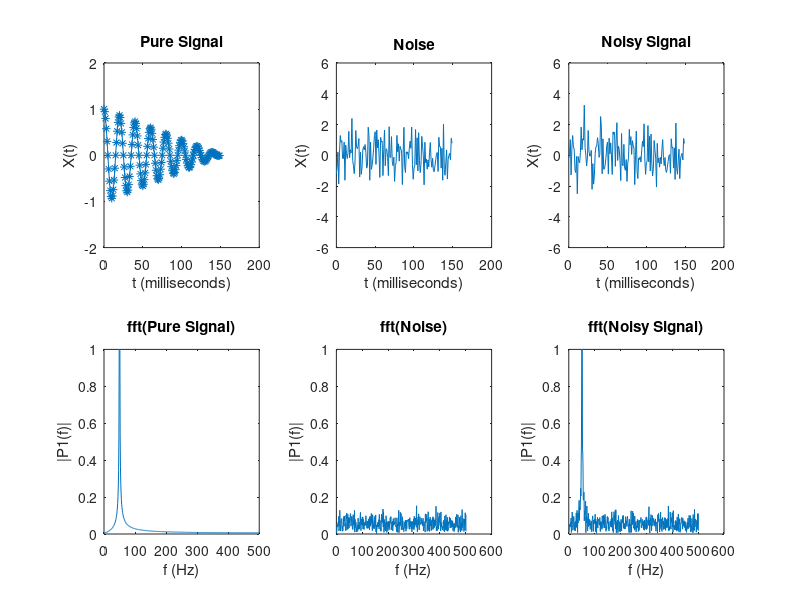

Recreate this plot in MATLAB.
close all
% Generate a signal 1 second long with 1000 sampling frequency
% Generate noise
% Plot signal, noise, and their sum (a noisy signal)
% plot their fourier transforms

Fs = 1000;             % Sampling frequency
T = 1/Fs;             % Sampling period
%L = Fs;               % Length of signal (Always one second long)
L = 1000;               % Length of signal (Always one second long)
t = (0:L-1)*T;        % Time vector
fucktard = 1:150;

w0 = 50;      % Hz


k = (1-0)/(0-150)*Fs;
f = @(t) k*t + 1;

%Form a signal containing a 50 Hz sinusoid of amplitude 1.
%S = sin(2*pi*50*t);
S =  cos(2*pi*w0*t);
S = (k*t + 1).*(1/2).*( exp(-j*2*pi*w0*t) + exp(j*2*pi*w0*t)) ;

%return

%Noise
N = randn(size(t));
%Noisy Signal
X = S + N;

%FIG 1 PURE SIGNAL
figure(1), subplot(2,3,1)
plot(1000*t(fucktard),S(fucktard), '-*')
title('Pure Signal')
xlabel('t (milliseconds)')
ylabel('X(t)')
ylim([-2 2])

%FIG 2 NOISE
figure(1), subplot(2,3,2)
plot(1000*t(fucktard),N(fucktard))
title('Noise')
xlabel('t (milliseconds)')
ylabel('X(t)')
ylim([-6 6])

%FIG 3 NOISY SIGNAL
figure(1), subplot(2,3,3)
plot(1000*t(fucktard),X(fucktard))
title('Noisy Signal')
xlabel('t (milliseconds)')
ylabel('X(t)')
ylim([-6 6])


%FIG 4 PURE SIGNAL FFT
Y = fft(S);
f = Fs*(0:(L/2))/L;
P2 = abs(Y/L);
P1 = P2(1:L/2+1);
P1(2:end-1) = 2*P1(2:end-1);
subplot(2,3,4)
plot(f, P1)
title('fft(Pure Signal)') %Single-Sided Amplitude Spectrum of S(t)
xlabel('f (Hz)')
ylabel('|P1(f)|')
ylim([0, 1])

%FIG 5 NOISE FFT
Y = fft(N);
f = Fs*(0:(L/2))/L;
P2 = abs(Y/L);
P1 = P2(1:L/2+1);
P1(2:end-1) = 2*P1(2:end-1);
subplot(2,3,5)
plot(P1)
title('fft(Noise)') %Single-Sided Amplitude Spectrum of S(t)
xlabel('f (Hz)')
ylabel('|P1(f)|')
ylim([0, 1])

%FIG 6 NOISY SIGNAL FFT
Y = fft(X);
f = Fs*(0:(L/2))/L;
P2 = abs(Y/L);
P1 = P2(1:L/2+1);
P1(2:end-1) = 2*P1(2:end-1);
subplot(2,3,6)
plot(P1)
title('fft(Noisy Signal)') %Single-Sided Amplitude Spectrum of X(t)'
xlabel('f (Hz)')
ylabel('|P1(f)|')
ylim([0, 1])


function x = mytestplot()
    figure(1), subplot(1,2,1)
    plot(1000*t(fucktard),f(fucktard), '-*')
    figure(1), subplot(1,2,2)
    plot(1000*t(fucktard),fS(fucktard), '-*')
end
